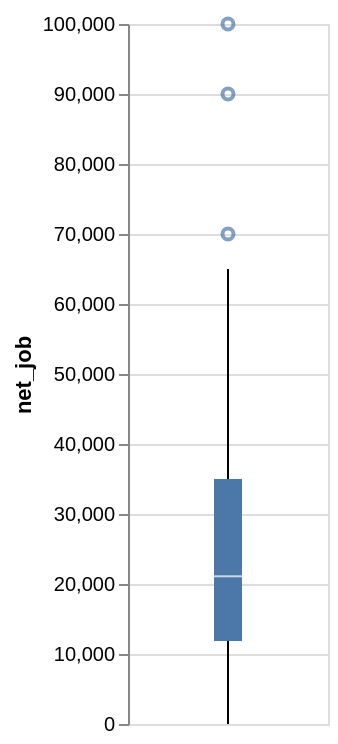

Write notebook code for a chart like this one.
### Code cell
working_data.filter(pl.col('has_disablity') == 1).plot.boxplot(y='net_job').properties(width=100, height=350)

### Figure 1 — Vega specification as saved in the notebook (floating-point values rounded to 4 significant figures)
{"$schema": "https://vega.github.io/schema/vega/v6.json", "data": [{"name": "source_0"}, {"name": "data_0"}, {"name": "data_1", "values": [{"net_job": 90000.0}, {"net_job": 70000.0}, {"net_job": 100000.0}]}, {"name": "data_2"}, {"name": "data_3", "values": [{"lower_box_net_job": 11880.0, "lower_whisker_net_job": 0.0, "upper_whisker_net_job": 65000.0}]}, {"name": "data_4", "values": [{"lower_whisker_net_job": 0.0, "upper_box_net_job": 35000.0, "upper_whisker_net_job": 65000.0}]}, {"name": "data_5"}, {"name": "data_6", "values": [{"lower_box_net_job": 11880.0, "max_net_job": 100000.0, "mid_box_net_job": 21100.0, "min_net_job": 0.0, "upper_box_net_job": 35000.0}]}, {"name": "data_7", "values": [{"lower_box_net_job": 11880.0, "max_net_job": 100000.0, "mid_box_net_job": 21100.0, "min_net_job": 0.0, "upper_box_net_job": 35000.0}]}], "marks": [{"type": "symbol", "name": "layer_0_layer_0_marks", "from": {"data": "data_1"}, "encode": {"update": {"x": {"signal": "width", "mult": 0.5}, "y": {"field": "net_job", "scale": "y"}, "opacity": {"value": 0.7}, "fill": {"value": "transparent"}, "stroke": {"value": "#4c78a8"}}}, "style": ["point", "boxplot-outliers"]}, {"type": "rule", "name": "layer_0_layer_1_layer_0_marks", "from": {"data": "data_3"}, "encode": {"update": {"stroke": {"value": "black"}, "y": {"field": "lower_whisker_net_job", "scale": "y"}, "x": {"signal": "width", "mult": 0.5}, "tooltip": {"signal": "{\"Upper Whisker of net_job\": format(datum[\"upper_whisker_net_job\"], \"\"), \"Lower Whisker of net_job\": format(datum[\"lower_whisker_net_job\"], \"\")}"}, "y2": {"field": "lower_box_net_job", "scale": "y"}}}, "aria": false, "style": ["rule", "boxplot-rule"]}, {"type": "rule", "name": "layer_0_layer_1_layer_1_marks", "from": {"data": "data_4"}, "encode": {"update": {"x": {"signal": "width", "mult": 0.5}, "tooltip": {"signal": "{\"Upper Whisker of net_job\": format(datum[\"upper_whisker_net_job\"], \"\"), \"Lower Whisker of net_job\": format(datum[\"lower_whisker_net_job\"], \"\")}"}, "stroke": {"value": "black"}, "y": {"field": "upper_box_net_job", "scale": "y"}, "y2": {"field": "upper_whisker_net_job", "scale": "y"}}}, "style": ["rule", "boxplot-rule"], "aria": false}, {"type": "rect", "name": "layer_1_layer_0_marks", "from": {"data": "data_6"}, "encode": {"update": {"width": {"value": 14}, "tooltip": {"signal": "{\"Max of net_job\": format(datum[\"max_net_job\"], \"\"), \"Q3 of net_job\": format(datum[\"upper_box_net_job\"], \"\"), \"Median of net_job\": format(datum[\"mid_box_net_job\"], \"\"), \"Q1 of net_job\": format(datum[\"lower_box_net_job\"], \"\"), \"Min of net_job\": format(datum[\"min_net_job\"], \"\")}"}, "fill": {"value": "#4c78a8"}, "xc": {"signal": "width", "mult": 0.5}, "y": {"field": "lower_box_net_job", "scale": "y"}, "y2": {"field": "upper_box_net_job", "scale": "y"}}}, "style": ["bar", "boxplot-box"]}, {"type": "rect", "name": "layer_1_layer_1_marks", "from": {"data": "data_7"}, "encode": {"update": {"opacity": {"value": 0.7}, "fill": [{"value": "#4c78a8", "test": "datum['lower_box_net_job'] >= datum['upper_box_net_job']"}, {"value": "white"}], "tooltip": {"signal": "{\"Max of net_job\": format(datum[\"max_net_job\"], \"\"), \"Q3 of net_job\": format(datum[\"upper_box_net_job\"], \"\"), \"Median of net_job\": format(datum[\"mid_box_net_job\"], \"\"), \"Q1 of net_job\": format(datum[\"lower_box_net_job\"], \"\"), \"Min of net_job\": format(datum[\"min_net_job\"], \"\")}"}, "yc": {"field": "mid_box_net_job", "scale": "y"}, "xc": {"signal": "width", "mult": 0.5}, "height": {"value": 1}, "width": {"value": 14}}}, "style": ["tick", "boxplot-median"], "aria": false}], "scales": [{"name": "y", "type": "linear", "domain": {"fields": [{"data": "data_1", "field": "net_job"}, {"data": "data_3", "field": "lower_whisker_net_job"}, {"data": "data_3", "field": "lower_box_net_job"}, {"data": "data_4", "field": "upper_box_net_job"}, {"data": "data_4", "field": "upper_whisker_net_job"}, {"data": "data_6", "field": "lower_box_net_job"}, {"data": "data_6", "field": "upper_box_net_job"}, {"data": "data_7", "field": "mid_box_net_job"}]}, "range": [{"signal": "height"}, 0], "zero": true, "nice": true}], "axes": [{"scale": "y", "minExtent": 0, "ticks": false, "grid": true, "domain": false, "aria": false, "tickCount": {"signal": "ceil(height/40)"}, "maxExtent": 0, "labels": false, "orient": "left", "zindex": 0}, {"scale": "y", "grid": false, "labelOverlap": true, "tickCount": {"signal": "ceil(height/40)"}, "zindex": 0, "title": "net_job", "orient": "left"}], "style": "cell", "width": 100, "background": "white", "padding": 5, "height": 350}
